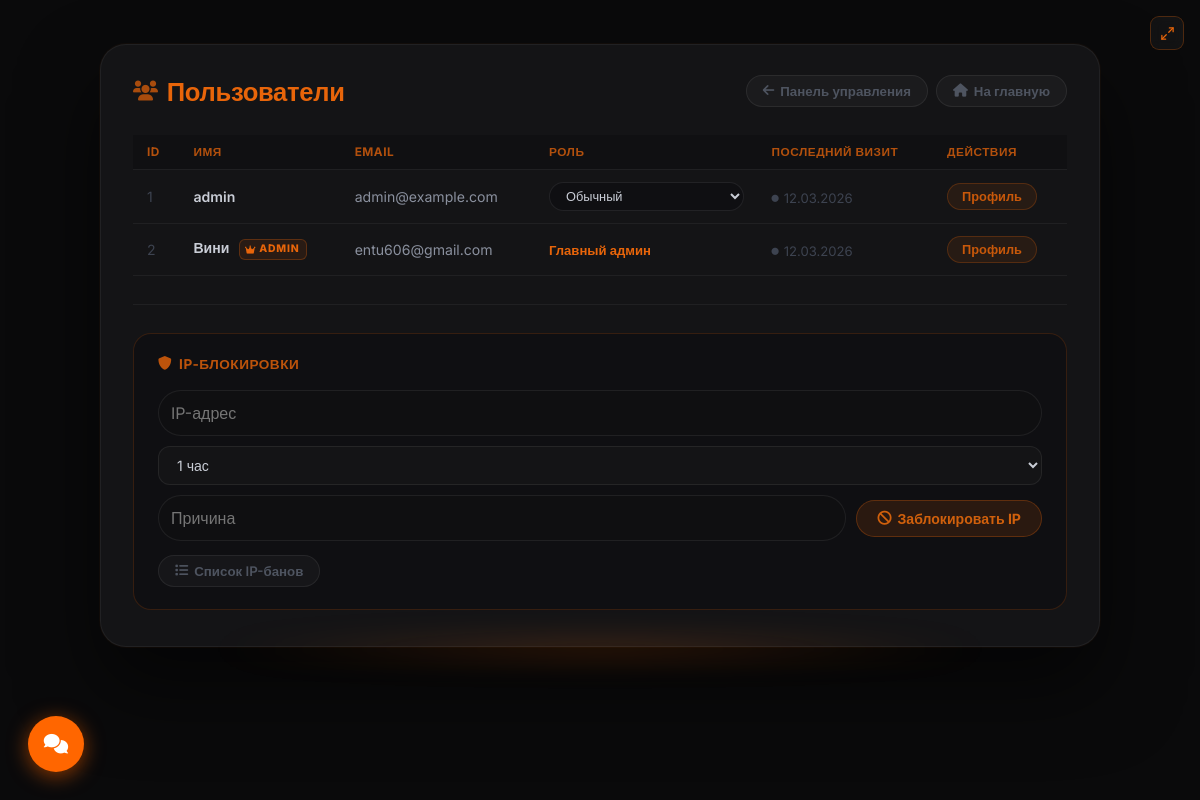
Page /admin/users (signed in) on the earlier database version.
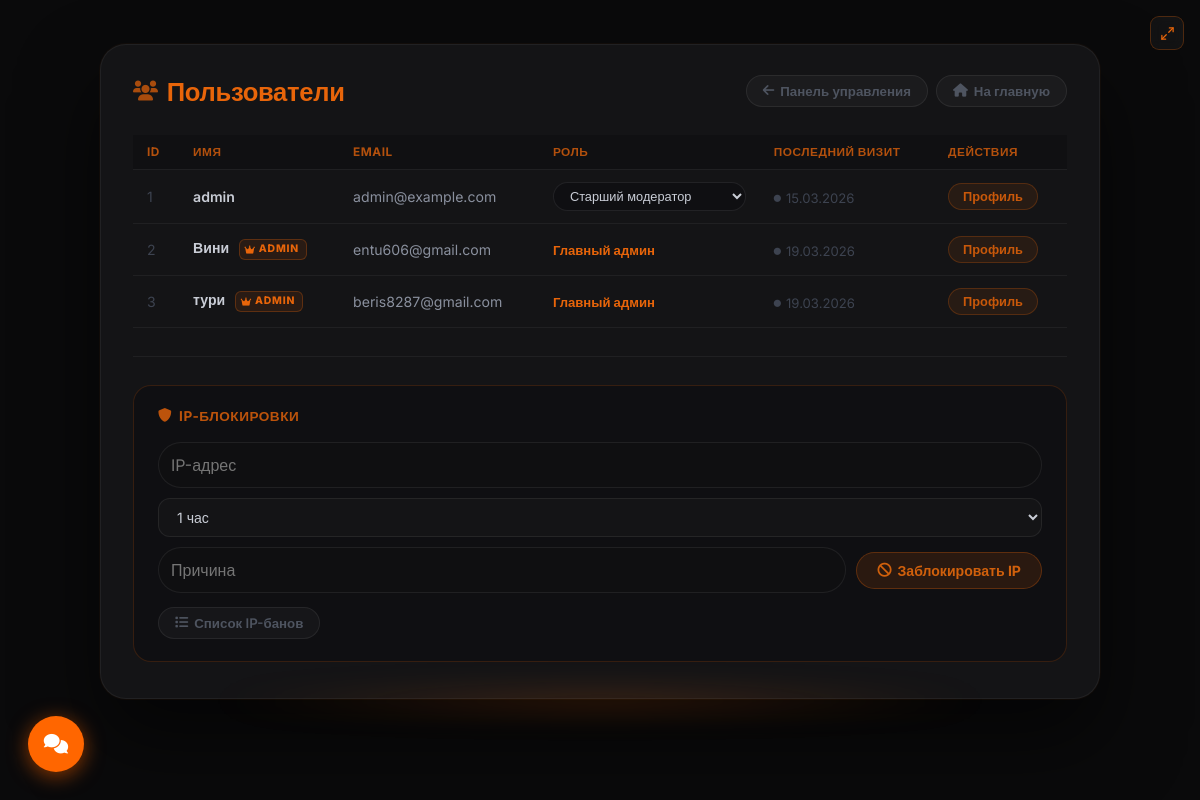
Same page on the later database version.
### models.py (models this page shows, shortened)
class User(db.Model, UserMixin):
    __tablename__ = 'users'
    id             = db.Column(db.Integer, primary_key=True)
    username       = db.Column(db.String(80),  unique=True, nullable=False)
    email          = db.Column(db.String(120), unique=True, nullable=False)
    password_hash  = db.Column(db.String(256), nullable=False)
    role           = db.Column(db.Integer, default=0)
    created_at     = db.Column(db.DateTime, default=datetime.utcnow)   # дата регистрации
    last_seen      = db.Column(db.DateTime, default=datetime.utcnow)
    banned_until   = db.Column(db.DateTime, nullable=True)
    ban_reason     = db.Column(db.String(500), nullable=True)
    banned_by_id   = db.Column(db.Integer, db.ForeignKey('users.id'), nullable=True)
    recovery_key   = db.Column(db.String(256), nullable=True)
    avatar         = db.Column(db.String(300), nullable=True)
    terms_agreed   = db.Column(db.Boolean, default=False)
    privacy_agreed = db.Column(db.Boolean, default=False)
    articles       = db.relationship('Article',  backref='author',     lazy='dynamic', foreign_keys='Article.author_id')
    comments       = db.relationship('Comment',  backref='author',     lazy='dynamic', foreign_keys='Comment.author_id')
    votes          = db.relationship('Vote',     backref='user',       lazy='dynamic')
    extra_pages    = db.relationship('ExtraPage', backref='author',    lazy='dynamic', foreign_keys='ExtraPage.author_id')
    comment_reactions = db.relationship('CommentReaction', backref='user', lazy='dynamic')
    def can_ip_ban(self):
        return self.role >= 4

### app.py (the view)
@app.route('/admin/users')
@login_required
@mod_required
def admin_users():
    users     = User.query.all()
    muted_ids = {m.user_id for m in Mute.query.filter(Mute.muted_until > datetime.utcnow()).all()}
    return render_template('admin/users.html', users=users, muted_ids=muted_ids, now=datetime.utcnow())

### app.py (called while the page is built)
@login_manager.user_loader
def load_user(user_id):
    return User.query.get(int(user_id))

@app.before_request
def update_last_seen():
    if current_user.is_authenticated:
        from flask import g as _g
        _now = datetime.utcnow()
        _last = session.get('_ls_ts', 0)
        if _now.timestamp() - _last > 60:
            current_user.last_seen = _now
            db.session.commit()
            session['_ls_ts'] = _now.timestamp()

def mod_required(f):
    from functools import wraps
    @wraps(f)
    def decorated(*args, **kwargs):
        if not current_user.is_authenticated or current_user.role < 3: abort(403)
        return f(*args, **kwargs)
    return decorated

### templates/admin/users.html (shortened to what this page needs)
{% extends "base.html" %}
{% block content %}
<div class="admin-outer">
<div class="admin-card">
    <div class="admin-header">
        <h2 class="admin-title"><i class="fas fa-users"></i> Пользователи</h2>
        <div style="display:flex; gap:8px; flex-wrap:wrap;">
            <a href="{{ url_for('admin_panel') }}" class="btn btn-secondary"><i class="fas fa-arrow-left"></i> Панель управления</a>
            <a href="{{ url_for('index') }}" class="btn btn-secondary"><i class="fas fa-home"></i> На главную</a>
        </div>
    </div>
    <table class="users-table">
        <thead>
            <tr>
                <th>ID</th>
                <th>Имя</th>
                <th>Email</th>
                <th>Роль</th>
                <th>Последний визит</th>
                <th>Действия</th>
            </tr>
        </thead>
        <tbody>
            {% for u in users %}
            <tr>
                <td style="color:#3d4350;">{{ u.id }}</td>
                <td style="color:#c9cdd6; font-weight:600;">
                    {{ u.username }}
                    {% if u.role == 4 %}
                    <span class="admin-badge"><i class="fas fa-crown"></i> admin</span>
                    {% endif %}
                </td>
                <td>{{ u.email }}</td>
                <td>
                    {% if current_user.role >= 4 and u.role < 4 and u.id != current_user.id %}
                    <form action="{{ url_for('change_user_role', user_id=u.id) }}" method="POST" style="display:inline;">
                        <select name="role" onchange="this.form.submit()" class="role-select">
                            <option value="0" {% if u.role == 0 %}selected{% endif %}>Обычный</option>
                            <option value="3" {% if u.role == 3 %}selected{% endif %}>Старший модератор</option>
                        </select>
                    </form>
                    {% else %}
                    <span style="color:#4e5460; font-size:0.82rem;">
                        {% if u.role == 0 %}Обычный
                        {% elif u.role == 1 %}Модератор чата
                        {% elif u.role == 2 %}Редактор
                        {% elif u.role == 3 %}Старший модератор
                        {% elif u.role == 4 %}<span style="color:#e8650a; font-weight:700;">Главный админ</span>
                        {% endif %}
                    </span>
                    {% endif %}
                </td>
                <td>
                    {% if u.last_seen %}
                        {% set diff = (now - u.last_seen).total_seconds() %}
                        {% if diff < 300 %}
                            <span class="status-online">
                                <span class="online-dot"></span>Онлайн
                            </span>
                        {% elif diff < 3600 %}
                            <span class="status-recently">
                                <i class="fas fa-circle" style="font-size:0.45rem; opacity:0.6;"></i>
                                {{ (diff // 60)|int }} мин. назад
                            </span>
                        {% elif diff < 86400 %}
                            <span class="status-offline">
                                <i class="fas fa-circle" style="font-size:0.45rem;"></i>
                                {{ (diff // 3600)|int }} ч. назад
                            </span>
                        {% else %}
                            <span class="status-offline">
                                <i class="fas fa-circle" style="font-size:0.45rem;"></i>
                                {{ u.last_seen.strftime('%d.%m.%Y') }}
                            </span>
                        {% endif %}
                    {% else %}
                        <span class="status-offline">—</span>
                    {% endif %}
                </td>
                <td>
                    <a href="{{ url_for('admin_user_profile', user_id=u.id) }}" class="profile-btn">Профиль</a>
                </td>
            </tr>
            {% endfor %}
        </tbody>
    </table>
    {% if current_user.can_ip_ban() %}
    <div class="divider"></div>
    <div class="ip-block">
        <div class="ip-block-title"><i class="fas fa-shield-alt"></i> IP-блокировки</div>
        <form action="{{ url_for('ip_ban') }}" method="POST" class="ip-form">
            <input type="text" name="ip" placeholder="IP-адрес" required class="ip-input">
            <select name="duration" required class="ip-select">
                <option value="1h">1 час</option>
            </select>
            <input type="text" name="reason" placeholder="Причина" class="ip-input">
            <button type="submit" class="ip-submit"><i class="fas fa-ban"></i> Заблокировать IP</button>
        </form>
        <a href="{{ url_for('ip_ban_list') }}" class="btn btn-secondary" style="margin-top:14px; display:inline-flex;">
            <i class="fas fa-list"></i> Список IP-банов
        </a>
    </div>
    {% endif %}
</div>
</div>
{% endblock %}

### templates/base.html (shortened to what this page needs)
<!DOCTYPE html>
<html lang="ru">
<head>
    <link rel="stylesheet" href="https://cdnjs.cloudflare.com/ajax/libs/font-awesome/6.0.0-beta3/css/all.min.css">
</head>
<body class="{% block body_class %}{% endblock %}">
<button id="_fs_btn" title="Полный экран" onclick="_fsToggle()">
    <svg id="_fs_icon" viewBox="0 0 24 24">
        <polyline points="15 3 21 3 21 9"/><polyline points="9 21 3 21 3 15"/>
        <line x1="21" y1="3" x2="14" y2="10"/><line x1="3" y1="21" x2="10" y2="14"/>
    </svg>
</button>
    <div class="container">
        {% block content %}{% endblock %}
    </div>
<button id="_chatBubble" title="Открыть чат" onclick="_toggleChatBubble()">
    <span id="_chatBubbleIcon"><i class="fas fa-comments"></i></span>
</button>
</body>
</html>

### templates/base.html (style rules this page uses)
* { margin:0; padding:0; box-sizing:border-box; }
body { background:#0a0a0b; color:#f0f0f0; font-family:'Inter',sans-serif; min-height:100vh; display:flex; justify-content:center; align-items:center; padding:20px; }
.container { max-width:800px; width:100%; background:#141416; border-radius:48px; padding:48px; box-shadow:0 0 0 1px rgba(232,101,10,0.06), 0 25px 50px rgba(0,0,0,0.7); border:1px solid rgba(255,255,255,0.06); }
h1, h2 { color:#ff6600; margin-bottom:20px; }
input[type="text"], input[type="email"], input[type="password"], select { width:100%; padding:12px; background:#0f0f11; border:1px solid rgba(255,255,255,0.07); border-radius:30px; color:#fff; font-size:1rem; }
.btn { background:#e8650a; color:#0a0a0b; border:none; padding:12px 24px; border-radius:60px; cursor:pointer; font-weight:600; transition:0.2s; }
.btn-secondary { background:rgba(255,255,255,0.04); color:#c9cdd6; border:1px solid rgba(232,101,10,0.25); }
table { width:100%; border-collapse:collapse; margin-top:20px; }
th { background:#0f0f11; color:#c8580a; padding:10px; text-align:left; }
td { padding:10px; border-bottom:1px solid rgba(255,255,255,0.05); }
select { background:#0f0f11; color:#c9cdd6; padding:5px; border-radius:20px; }
#_fs_btn { position: fixed; top: 16px; right: 16px; z-index: 9000; width: 34px; height: 34px; background: rgba(255,255,255,0.04); border: 1px solid rgba(232,101,10,0.28); border-radius: 9px; color: #e8650a; cursor: pointer; display: flex; align-items: center; justify-content: center; transition: all 0.18s ease; backdrop-filter: blur(6px); }
#_fs_btn svg { width: 15px; height: 15px; stroke: currentColor; fill: none; stroke-width: 2; stroke-linecap: round; stroke-linejoin: round; }
#_chatBubble { position: fixed; bottom: 28px; left: 28px; z-index: 88888; width: 56px; height: 56px; border-radius: 50%; background: #ff6600; border: none; cursor: pointer; box-shadow: 0 4px 20px rgba(255,102,0,0.55), 0 2px 8px rgba(0,0,0,0.5); display: flex; align-items: center; justify-content: center; color: #fff; outline: none; padding: 0; transition: background 0.25s ease, box-shadow 0.2s ease; }
#_chatBubbleIcon { pointer-events: none; font-size: 1.22rem; display: flex; align-items: center; justify-content: center; width: 100%; height: 100%; }

Differences in the rows shown:
changed User "admin": role "Обычный" → "Старший модератор"; last_seen "12.03.2026" → "15.03.2026"
changed User "Вини": last_seen "12.03.2026" → "19.03.2026"
added User: id "3", username "тури", role 4 (drawn), email "beris8287@gmail.com", last_seen "19.03.2026"
